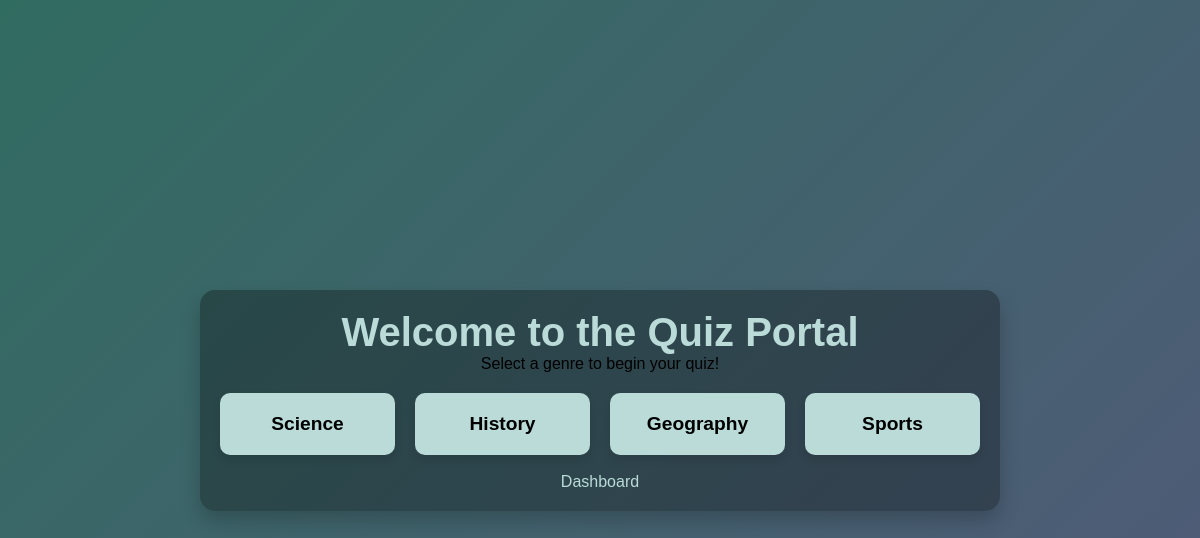
Page /home (signed in) on the committed database.
### quiz/models.py (models this page shows)
class QuizGenre(models.Model):
    name = models.CharField(max_length=100, unique=True)
    def __str__(self):
        return self.name

### quiz/views.py (the view)
# urls.py: path('home',views.home,name='home'),
@login_required(login_url='/login')
def home(request):
    genre = QuizGenre.objects.all()
    return render(request,'quiz/home.html',{"genre":genre})

### quiz/templates/quiz/home.html (shortened to what this page needs)
{% block body %}
    <div class='box'>
        <div class="container">
            <div class="header">
                <h1>Welcome to the Quiz Portal</h1>
                <p>Select a genre to begin your quiz!</p>
            </div>
            <div class="genres">
                {% for type in genre %}
                <div class="genre">
                    <a href="{% url "quiz" genre=type %}">{{type}}</a>
                </div>
                {% endfor %}
            </div>
            <br>
            <a href="{% url "dashboard" %}" id="a">Dashboard</a>
        </div>
    </div>
        {% endblock body %}

### quiz/templates/quiz/home.html (style rules this page uses)
* { margin: 0; padding: 0; box-sizing: border-box; font-family: Arial, sans-serif; }
.box { display: flex; justify-content: center; align-items: center; min-height: 100vh; }
.container { text-align: center; padding: 20px; max-width: 800px; width: 90%; background-color: rgba(0,0,0,0.3); border-radius: 15px; box-shadow: 0 10px 20px rgba(0, 0, 0, 0.2); }
.header { margin-bottom: 20px; }
.header h1 { font-size: 2.5rem; color: #badbd7; }
.genres { display: grid; grid-template-columns: repeat(auto-fit, minmax(150px, 1fr)); gap: 20px; margin-top: 20px; }
.genre { background-color:#badbd7; color:rgb(0, 0, 0); padding: 20px; border-radius: 10px; box-shadow: 0 5px 10px rgba(0, 0, 0, 0.1); text-align: center; font-size: 1.2rem; font-weight: bold; transition: transform 0.3s, box-shadow 0.3s; }
.genre a { text-decoration: none; color: inherit; display: block; }
#a { margin:10px; padding:10px; text-decoration:none; color:#badbd7; }

### rows in the picture
QuizGenre: name "Science"
QuizGenre: name "History"
QuizGenre: name "Geography"
QuizGenre: name "Sports"
